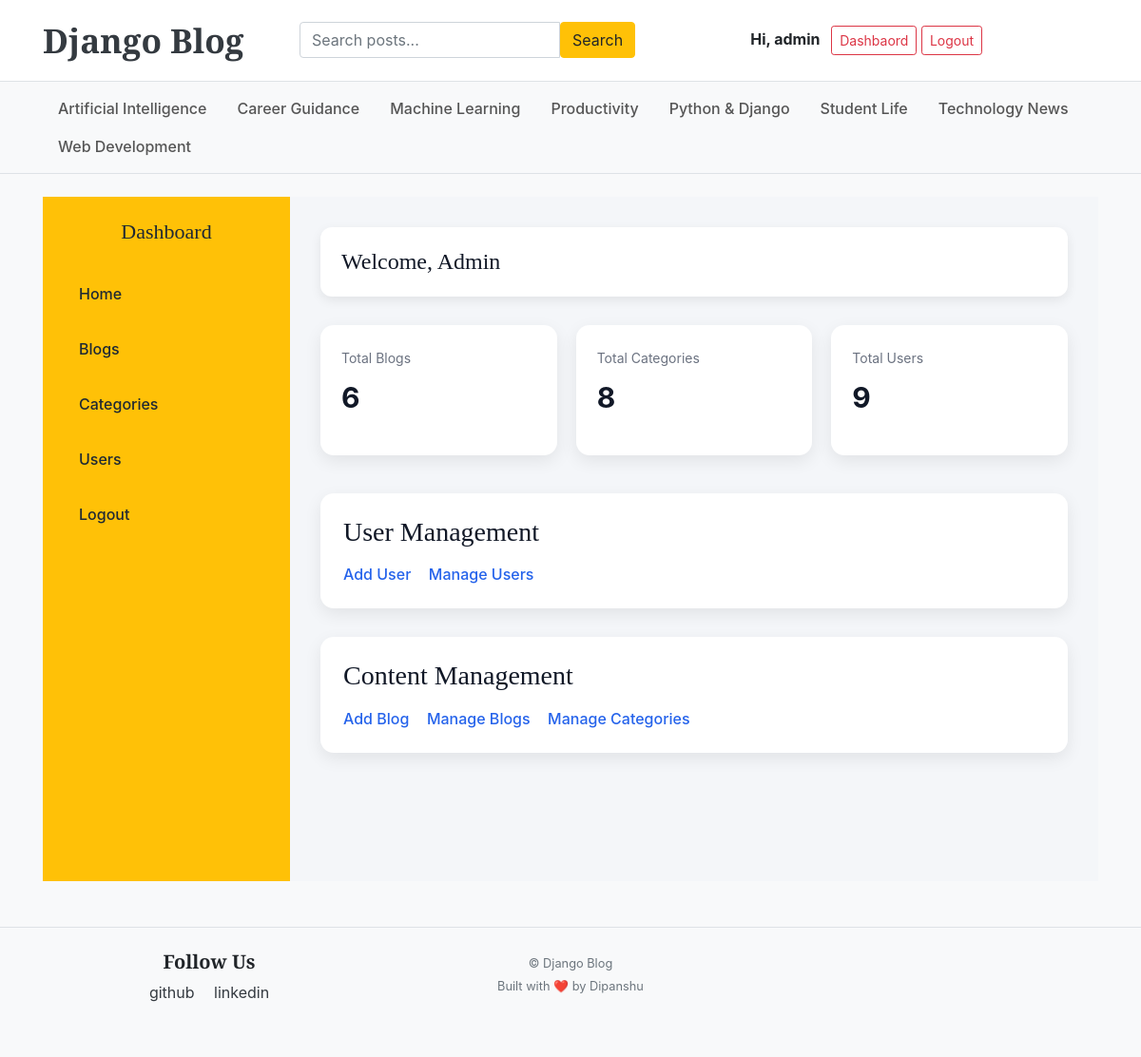
Screenshot of /dashboard/ (signed in) with the database file from the repository.
### Blog/models.py (models this page shows, shortened)
class Category(models.Model):
    name = models.CharField(max_length=50, unique=True)
    created_at = models.DateTimeField(auto_now_add=True)
    updated_at = models.DateTimeField(auto_now=True)
    class Meta:
        verbose_name_plural = "Categories"
        ordering = ["name"]

### assignments/models.py (models this page shows, shortened)
class SocialLink(models.Model):
    PLATFORM_CHOICES = (
        ("facebook", "Facebook"),
        ("instagram", "Instagram"),
        ("linkedin", "LinkedIn"),
        ("twitter", "Twitter / X"),
        ("github", "GitHub"),
        ("youtube", "YouTube"),
    )
    platform = models.CharField(
        max_length=25,
        choices=PLATFORM_CHOICES,
        unique=True
    )
    link = models.URLField(max_length=200)
    created_at = models.DateTimeField(auto_now_add=True)
    updated_at = models.DateTimeField(auto_now=True)

### dsahbords/views.py (the view)
# urls.py: path('dashboard/',include('dsahbords.urls')),
@login_required(login_url='login')
def dashboard(request):
    can_blog_cat = can_manage_blog_cat(request.user)
    can_users = can_manage_users(request.user)
    context = {
        'total_blogs': Blog.objects.count(),
        'total_categories': Category.objects.count(),
        'can_manage_blog_cat': can_blog_cat,
        'can_manage_users': can_users,
    }
    if can_users:
        context['total_users'] = User.objects.count()
    return render(request, 'dashboard/dashboard.html', context)

### Blog/context_processors.py (called while the page is built)
def get_categories(request):
    categories = Category.objects.all()
    return dict(categories = categories)

def get_social_link(request):
    social_links = SocialLink.objects.all()
    return dict(social_links = social_links)

def user_role(request):
    if request.user.is_authenticated:
        return {
            'is_manager': request.user.groups.filter(name='Manager').exists()
        }
    return {}

def dashboard_permissions(request):
    if request.user.is_authenticated:
        return {
            'can_manage_blog_cat': can_manage_blog_cat(request.user),
            'can_manage_users': can_manage_users(request.user),
        }
    return {}

### dsahbords/permissions.py (called while the page is built)
def is_admin(user):
    return user.is_authenticated and user.is_superuser

def can_manage_blog_cat(user):
    return is_admin(user) or is_manager(user) or is_editor(user)

def can_manage_users(user):
    return is_admin(user) or is_manager(user)

### dsahbords/views.py (called while the page is built)
def can_manage_blog_cat(user):
    return (
        user.is_authenticated and (
            user.is_superuser or
            user.groups.filter(name__in=['Manager', 'Editor']).exists()
        )
    )

def can_manage_users(user):
    return (
        user.is_authenticated and (
            user.is_superuser or
            user.groups.filter(name='Manager').exists()
        )
    )

### templates/dashboard/dashboard.html (shortened to what this page needs)
{% extends 'base.html' %}
{% block content %}
<div class="dashboard">
    <aside class="sidebar">
        <h2>Dashboard</h2>
        <ul>
            <li>
                <a href="{% url 'dashboard' %}">Home</a>
            </li>
            {% if can_manage_blog_cat %}
                <li>
                    <a href="{% url 'blogs' %}">Blogs</a>
                </li>
                <li>
                    <a href="{% url 'categories' %}">Categories</a>
                </li>
            {% endif %}
            {% if can_manage_users %}
                <li>
                    <a href="{% url 'users_list' %}">Users</a>
                </li>
            {% endif %}
            <li>
                <a href="{% url 'logout' %}">Logout</a>
            </li>
        </ul>
    </aside>
    <main class="main">
        <div class="header">
            <h1>Welcome, {{ user.username|title }}</h1>
        </div>
        <div class="stats">
            <div class="stat-card">
                <span>Total Blogs</span>
                <p>{{ total_blogs }}</p>
            </div>
            <div class="stat-card">
                <span>Total Categories</span>
                <p>{{ total_categories }}</p>
            </div>
            {% if can_manage_users %}
            <div class="stat-card">
                <span>Total Users</span>
                <p>{{ total_users }}</p>
            </div>
            {% endif %}
        </div>
        {% if can_manage_users %}
        <div class="section">
            <h3>User Management</h3>
            <a href="{% url 'add_user' %}">Add User</a>
            <a href="{% url 'users_list' %}">Manage Users</a>
        </div>
        {% endif %}
        {% if can_manage_blog_cat %}
        <div class="section">
            <h3>Content Management</h3>
            <a href="{% url 'add_blog' %}">Add Blog</a>
            <a href="{% url 'blogs' %}">Manage Blogs</a>
            <a href="{% url 'categories' %}">Manage Categories</a>
        </div>
        {% endif %}
    </main>
</div>
{% endblock %}

### templates/base.html (shortened to what this page needs)
{% load static %}
<!DOCTYPE html>
<html lang="en">
<head>
    <link href="https://getbootstrap.com/docs/4.0/dist/css/bootstrap.min.css" rel="stylesheet">
    <link href="{% static 'css/blog.css' %}" rel="stylesheet">
    <link rel="stylesheet"
      href="https://cdnjs.cloudflare.com/ajax/libs/font-awesome/6.5.1/css/all.min.css"
>
</head>
<body>
<header class="main-header py-3 border-bottom">
    <div class="container">
        <div class="row align-items-center">
            <div class="col-md-3 col-6">
                <a href="{% url 'home' %}" class="blog-logo text-dark fw-bold text-decoration-none">
                    Django Blog
                </a>
            </div>
           <form action="{% url 'search' %}" method="get">
    <div class="input-group">
        <input
            class="form-control"
            type="text"
            name="q"
            placeholder="Search posts..."
        >
        <button class="btn btn-warning" type="submit">
            Search
        </button>
    </div>
</form>
        <div class="col-md-4 col-12 text-md-right text-center">
    {% if not user.is_authenticated %}
        <a class="btn btn-sm btn-outline-dark mr-2" href="{% url 'login' %}">
            Login
        </a>
        <a class="btn btn-sm btn-warning" href="{% url 'register' %}">
            Register
        </a>
    {% else %}
        <span class="mr-2 font-weight-bold">
            Hi, {{ user.username }}
        </span>
         <a class="btn btn-sm btn-outline-danger" href="{% url 'dashboard' %}">
            Dashbaord
        </a>
        <a class="btn btn-sm btn-outline-danger" href="{% url 'logout' %}">
            Logout
        </a>
    {% endif %}
</div>
        </div>
    </div>
</header>
<div class="bg-light border-bottom">
    <div class="container">
        <nav class="nav category-bar py-2 d-flex flex-wrap justify-content-center justify-content-md-start">
            {% for cat in categories %}
                <a class="nav-link px-3" href="{% url 'posts_by_category' cat.id %}">
                    {{ cat.name }}
                </a>
            {% empty %}
                <span class="text-muted">No categories</span>
            {% endfor %}
        </nav>
    </div>
</div>
<main class="container mt-4">
    {% block content %}
    {% endblock %}
</main>
<footer class="site-footer mt-5 pt-4 pb-4 bg-light border-top">
    <div class="container">
        <div class="row">
            {% if social_links %}
            <div class="col-md-4 mb-3 text-center">
                <h5 class="font-weight-bold">Follow Us</h5>
                <ul class="list-inline mt-2">
                    {% for i in social_links %}
                        <li class="list-inline-item mx-2">
                            <a href="{{ i.link }}" target="_blank" class="text-dark">
                                {{ i.platform }}
                            </a>
                        </li>
                    {% endfor %}
                </ul>
            </div>
            {% endif %}
            <div class="col-md-4 mb-3 text-right text-md-center">
                <small class="text-muted">
                    © {{ now|date:"Y" }} Django Blog<br>
                    Built with ❤️ by Dipanshu
                </small>
            </div>
        </div>
    </div>
</footer>
</body>
</html>

### static/css/blog.css (style rules this page uses)
h1, h2, h3, h4, h5, h6 { font-family: "Playfair Display", Georgia, "Times New Roman", serif; }

### templates/base.html (style rules this page uses)
body { background-color: #f8f9fa; }
.main-header { background: #ffffff; border-bottom: 1px solid #e5e5e5; position: sticky; top: 0; z-index: 1000; }
.blog-logo { font-family: "Playfair Display", serif; font-size: 2.2rem; font-weight: 700; }
.category-bar a { color: #555; font-weight: 500; transition: 0.3s; }
.site-footer { background: #ffffff; border-top: 1px solid #e5e5e5; padding: 20px 0; margin-top: 50px; }
.site-footer small { color: #777; }

### templates/dashboard/dashboard.html (style rules this page uses)
.dashboard { display: flex; min-height: calc(100vh - 80px); background: #f4f6f9; }
.sidebar { width: 260px; background: #ffc107; padding: 24px; }
.sidebar h2 { text-align: center; margin-bottom: 30px; font-size: 22px; color: #1f2933; }
.sidebar ul { list-style: none; padding: 0; }
.sidebar li { margin-bottom: 14px; }
.sidebar a { display: block; padding: 10px 14px; border-radius: 8px; text-decoration: none; color: #1f2933; font-weight: 500; transition: 0.3s; }
.main { flex: 1; padding: 32px; }
.header { background: #ffffff; padding: 22px; border-radius: 12px; margin-bottom: 30px; box-shadow: 0 4px 12px rgba(0,0,0,0.08); }
.header h1 { margin: 0; font-size: 24px; color: #111827; }
.stats { display: grid; grid-template-columns: repeat(auto-fit, minmax(220px, 1fr)); gap: 20px; margin-bottom: 40px; }
.stat-card { background: #ffffff; padding: 22px; border-radius: 14px; box-shadow: 0 6px 18px rgba(0,0,0,0.08); }
.stat-card span { font-size: 14px; color: #6b7280; }
.stat-card p { font-size: 30px; font-weight: 700; margin-top: 8px; color: #111827; }
.section { background: #ffffff; padding: 24px; border-radius: 14px; box-shadow: 0 6px 18px rgba(0,0,0,0.08); margin-bottom: 30px; }
.section h3 { margin-bottom: 16px; color: #111827; }
.section a { display: inline-block; margin-right: 14px; color: #2563eb; text-decoration: none; font-weight: 500; }

### rows the page displays
Category: name "Artificial Intelligence"
Category: name "Career Guidance"
Category: name "Machine Learning"
Category: name "Productivity"
Category: name "Python & Django"
Category: name "Student Life"
Category: name "Technology News"
Category: name "Web Development"
SocialLink: platform "github"
SocialLink: platform "linkedin"

### other values shown
{{ user.username }} "admin"
{{ user.username|title }} "Admin"
{{ total_blogs }} "6"
{{ total_categories }} "8"
{{ total_users }} "9"
